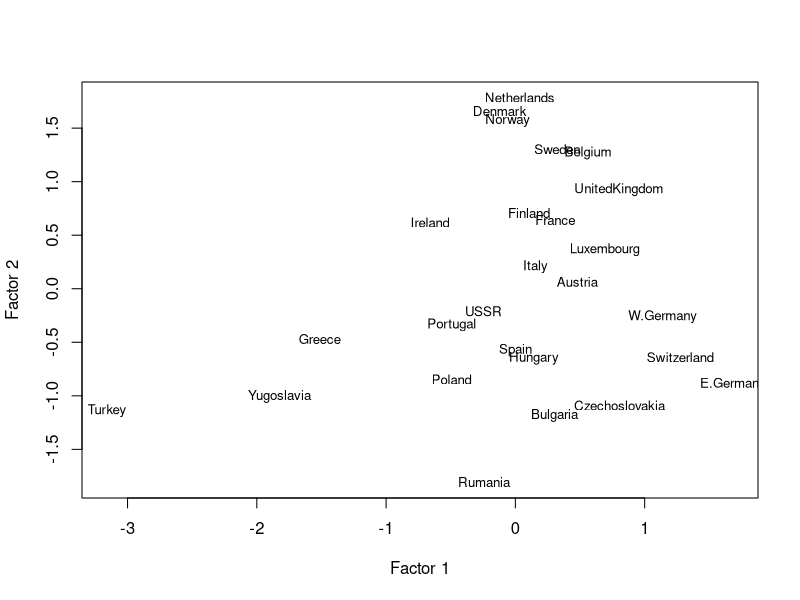

R code for this plot:

sub <- read.table("European_Jobs.txt",header=TRUE)
db<-cov(sub)

########################################
#spearman.mle<-factanal(covmat=as.matrix(db),factors=1,n.obs = 26)
#print(spearman.mle)
########################################
#spearman.mle2<-factanal(covmat=as.matrix(db),factors=2,n.obs=26)
#print(spearman.mle2, cutoff = 0.4)
############################################
output <- factanal(sub,factors=2,scores="Bartlett",rotation="promax")#
#print(output)

print(output, cutoff = 0.4)

plot(output$scores[,1],output$scores[,2],type="n",xlab= 'Factor 1', ylab='Factor 2')
text(output$scores[,1:2],row.names(sub),cex=0.8)

#####################################3

#output<-factanal(covmat=as.matrix(db),factors=2,rotation="promax",n.obs=26)

#print(output, cutoff = 0.4)
#plot(output$scores[,1],output$scores[,2],type="n",xlab= 'Factor 1', ylab='Factor 2')
#text(output$scores[,1:2],colnames(db),cex=0.8)

